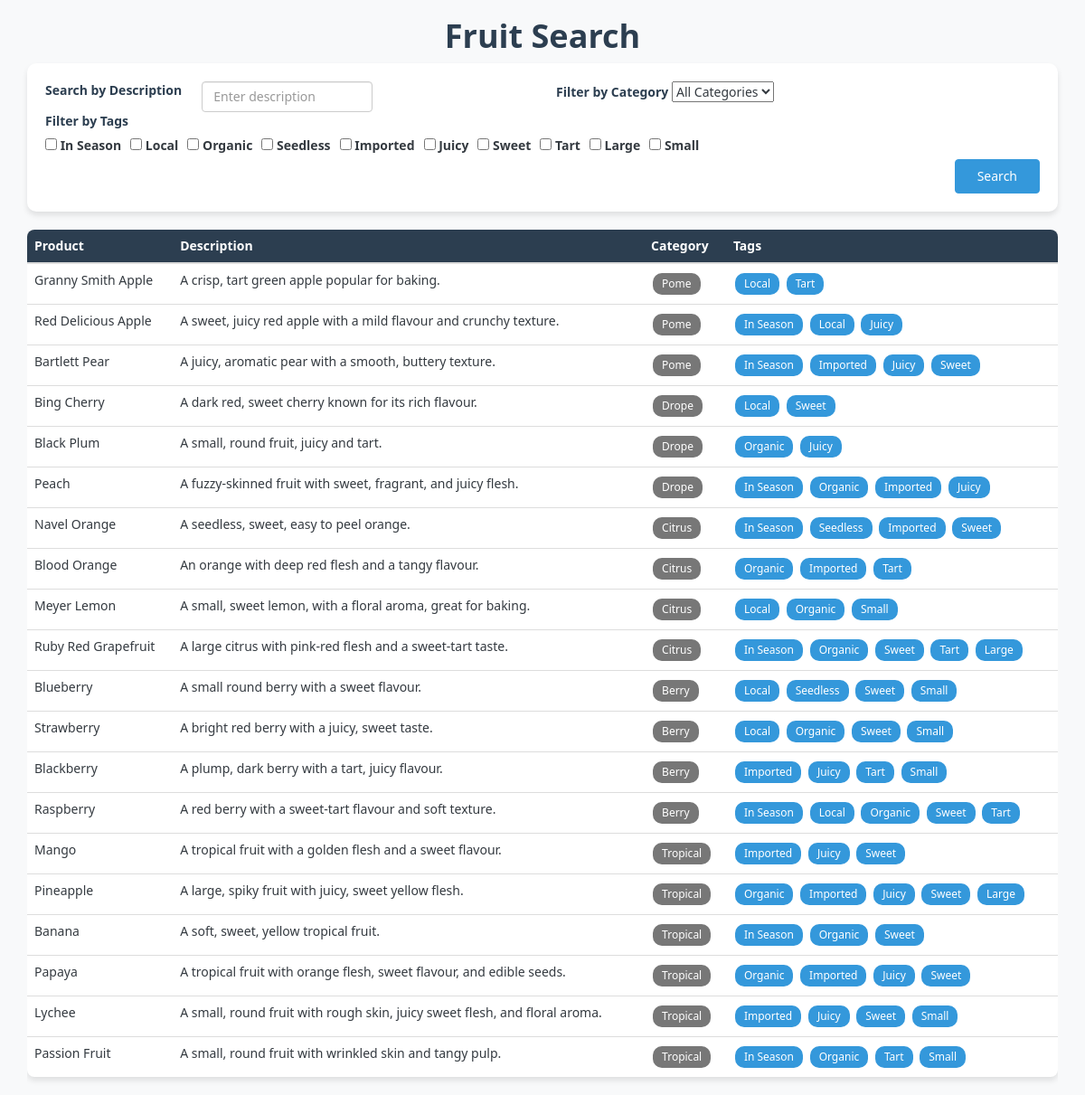
The page / on the database its author committed.
### product_search/models.py (models this page shows, shortened)
class Tag(models.Model):
    name = models.CharField(max_length=100, unique=True)

class Product(models.Model):
    name = models.CharField(max_length=100, unique=True)
    description = models.TextField(blank=True)
    entry_date = models.DateTimeField(auto_now_add=True)
    category = models.ForeignKey(Category, on_delete=models.CASCADE)
    tags = models.ManyToManyField(Tag, blank=True)

class Category(models.Model):
    name = models.CharField(max_length=100, unique=True)

### product_search/views.py (the view)
# urls.py: path('', views.search_products),
def search_products(request):
    context = {}
    if request.method == "GET":
        selected_category = request.GET.get("category")
        description = request.GET.get("description_search")
        selected_tags = request.GET.getlist("tags")
        products = query_products(selected_category, description, selected_tags)
        categories = Category.objects.all()
        tags = Tag.objects.all()
        context = {
            "products": products,
            "categories": categories,
            "tags": tags,
            "selected_category": selected_category,
            "selected_tags": selected_tags,
            "description": description,
        }
    return render(request, "product_search/search_table.html", context)

### product_search/views.py (called while the page is built)
def query_products(category, description, tags):
    productQuerySet = Product.objects.all()
    if description:
        productQuerySet = productQuerySet.filter(description__icontains=description)
    if category:
        productQuerySet = productQuerySet.filter(category__name=category)
    if tags:
        productQuerySet = productQuerySet.annotate( # get the number
            num_tags=Count('tags', filter=Q(tags__name__in=tags), distinct=True)
        ).filter(num_tags=len(tags))
    return productQuerySet

### product_search/templates/product_search/search_table.html (shortened to what this page needs)
{% extends "product_search/base.html" %}
{% load static %}
{% block content %}
<div class="row">
  <div class="col-lg-12">
    <div class="search-form">
      <form method="GET" action="{% url 'search_products' %}">
        <div class="row mb-3">
          <div class="col-md-6">
            <div class="row align-items-center">
              <div class="col-sm-4">
                <label for="description-search" class="form-label mb-0 text-nowrap">Search by Description</label>
              </div>
              <div class="col-sm-4 no-padding">
                <input type="text" class="form-control" id="description-search" name="description_search" value="{{ description|default:'' }}" placeholder="Enter description">
              </div>
            </div>
          </div>
          <div class="col-md-6">
            <label for="category" class="form-label">Filter by Category</label>
            <select class="form-select" id="category" name="category">
              <option value="">All Categories</option>
            </select>
          </div>
        </div>
        <div class="mb-4">
          <label class="form-label">Filter by Tags</label>
          <div class="flex-gap-10">
            {% for tag in tags %}
              <div class="form-check">
                <input class="form-check-input" type="checkbox" name="tags" value="{{ tag.name }}" id="tag-{{ tag.name }}"
                  {% if tag.name in selected_tags %}checked{% endif %}>
                <label class="form-check-label" for="tag-{{ tag.name }}">
                  {{ tag.name }}
                </label>
              </div>
            {% endfor %}
          </div>
        </div>
        <div style="text-align: right; width: 100%;">
          <button type="submit" class="btn btn-primary">Search</button>
        </div>
      </form>
    </div>
  </div>
</div>
<div class="table-responsive">
  <table class="table table-hover">
    <thead>
      <tr>
        <th scope="col">Product</th>
        <th scope="col">Description</th>
        <th scope="col">Category</th>
        <th scope="col">Tags</th>
      </tr>
    </thead>
    <tbody>
      {% for product in products %}
      <tr>
        <td class="fw-bold">{{ product.name }}</td>
        <td>{{ product.description }}</td>
        <td><span class="badge bg-info text-dark">{{ product.category.name }}</span></td>
        <td>
          {% for tag in product.tags.all %}
            <span class="badge tag-badge">{{ tag.name }}</span>
          {% endfor %}
        </td>
      </tr>
      {% empty %}
      <tr>
        <td colspan="4" class="text-center py-4">No products found matching your criteria.</td>
      </tr>
      {% endfor %}
    </tbody>
  </table>
</div>
{% endblock %}

### product_search/templates/product_search/base.html (shortened to what this page needs)
{% load static %}
<!DOCTYPE html>
<html lang="en">
<head>
    <link href="{% static 'css/bootstrap/bootstrap.min.css' %}" rel="stylesheet">
    <link href="{% static 'css/style.css' %}" rel="stylesheet">
</head>
<body>
    <div class="container main-container">
        <header class="text-center my-4">
            <h1>Fruit Search</h1>
        </header>
        <main>
            {% block content %}{% endblock %}
        </main>
    </div>
</body>
</html>

### product_search/static/css/style.css (style rules this page uses)
:root { --primary-color: #3498db; --secondary-color: #2c3e50; --accent-color: #e74c3c; --light-gray: #f8f9fa; --dark-gray: #343a40; }
body { font-family: 'Segoe UI', Tahoma, Geneva, Verdana, sans-serif; background-color: var(--light-gray); color: var(--dark-gray); }
.main-container { min-height: 80vh; }
h1 { color: var(--secondary-color); font-weight: bold; }
.search-form { background-color: white; border-radius: 10px; padding: 20px; box-shadow: 0 4px 6px rgba(0, 0, 0, 0.1); margin-bottom: 2rem; }
.form-label { font-weight: 600; color: var(--secondary-color); }
.btn-primary { background-color: var(--primary-color); border-color: var(--primary-color); padding: 8px 24px; transition: all 0.3s ease; }
.table { background-color: white; border-radius: 8px; overflow: hidden; box-shadow: 0 4px 6px rgba(0, 0, 0, 0.1); }
.table thead { background-color: var(--secondary-color); color: white; }
.table th, .table td { padding: 12px 15px; vertical-align: middle; }
.badge { padding: 6px 10px; margin: 2px; font-weight: 500; }
.tag-badge { background-color: var(--primary-color) !important; }
.flex-gap-10 { display: flex; gap: 10px; }
.no-padding { padding: 0px; }
@media (min-width: 576px) { .align-items-center label.form-label { text-align: right; padding-right: 10px; white-space: nowrap; } }

### rows shown on the page
Tag: name "In Season"
Tag: name "Local"
Tag: name "Organic"
Tag: name "Seedless"
Tag: name "Imported"
Tag: name "Juicy"
Tag: name "Sweet"
Tag: name "Tart"
Tag: name "Large"
Tag: name "Small"
Product: name "Granny Smith Apple", description "A crisp, tart green apple popular for baking.", category.name "Pome"
Product: name "Red Delicious Apple", description "A sweet, juicy red apple with a mild flavour and crunchy texture.", category.name "Pome"
Product: name "Bartlett Pear", description "A juicy, aromatic pear with a smooth, buttery texture.", category.name "Pome"
Product: name "Bing Cherry", description "A dark red, sweet cherry known for its rich flavour.", category.name "Drope"
Product: name "Black Plum", description "A small, round fruit, juicy and tart.", category.name "Drope"
Product: name "Peach", description "A fuzzy-skinned fruit with sweet, fragrant, and juicy flesh.", category.name "Drope"
Product: name "Navel Orange", description "A seedless, sweet, easy to peel orange.", category.name "Citrus"
Product: name "Blood Orange", description "An orange with deep red flesh and a tangy flavour.", category.name "Citrus"
Product: name "Meyer Lemon", description "A small, sweet lemon, with a floral aroma, great for baking.", category.name "Citrus"
Product: name "Ruby Red Grapefruit", description "A large citrus with pink-red flesh and a sweet-tart taste.", category.name "Citrus"
Product: name "Blueberry", description "A small round berry with a sweet flavour.", category.name "Berry"
Product: name "Strawberry", description "A bright red berry with a juicy, sweet taste.", category.name "Berry"
Product: name "Blackberry", description "A plump, dark berry with a tart, juicy flavour.", category.name "Berry"
Product: name "Raspberry", description "A red berry with a sweet-tart flavour and soft texture.", category.name "Berry"
Product: name "Mango", description "A tropical fruit with a golden flesh and a sweet flavour.", category.name "Tropical"
Product: name "Pineapple", description "A large, spiky fruit with juicy, sweet yellow flesh.", category.name "Tropical"
Product: name "Banana", description "A soft, sweet, yellow tropical fruit.", category.name "Tropical"
Product: name "Papaya", description "A tropical fruit with orange flesh, sweet flavour, and edible seeds.", category.name "Tropical"
Product: name "Lychee", description "A small, round fruit with rough skin, juicy sweet flesh, and floral aroma.", category.name "Tropical"
Product: name "Passion Fruit", description "A small, round fruit with wrinkled skin and tangy pulp.", category.name "Tropical"
